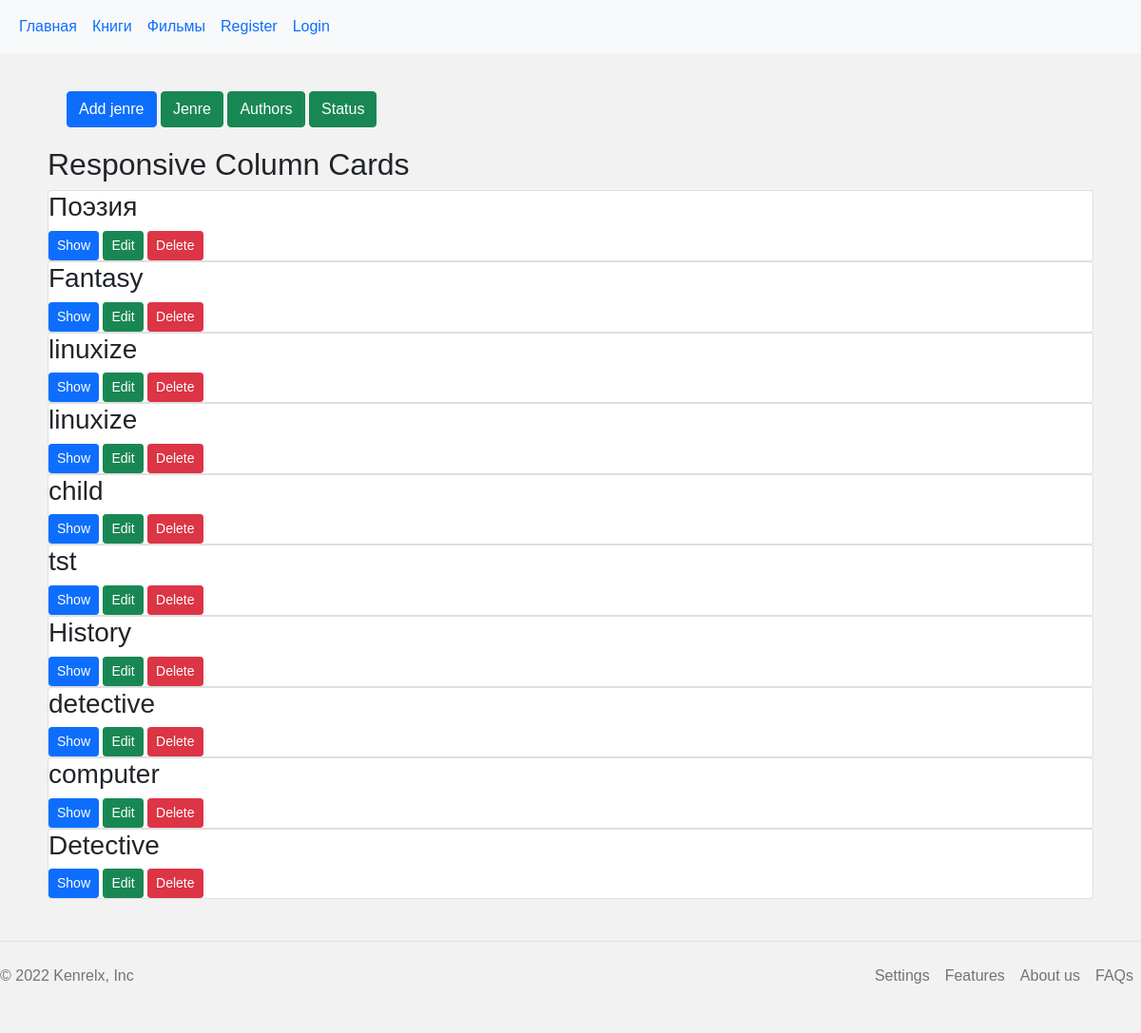
Page /jenre on the committed database.
### tables this page shows
CREATE TABLE jenre (
    id INTEGER PRIMARY KEY AUTOINCREMENT,
    name TEXT NOT NULL
);

### library/book.py (the view)
@bp.route('/jenre') # Функция страницы жанры
def jenre():
    db = get_db()
    jenres = db.execute(
        'SELECT * '
        ' FROM jenre'
    ).fetchall()
    print(jenres)
    return render_template('book/jenre.html', jenres=jenres, title = 'Jenres',menus=menus)

### library/auth.py (called while the page is built)
@bp.before_app_request
def load_logged_in_user():
    user_id = session.get('user_id')
    if user_id is None:
        g.user = None
    else:
        g.user = get_db().execute(
            'SELECT * FROM users WHERE id = ?', (user_id,)
        ).fetchone()

### library/db.py (called while the page is built)
def get_db():
    if 'db' not in g:
        g.db = sqlite3.connect(
            current_app.config['DATABASE'],
            detect_types=sqlite3.PARSE_DECLTYPES
        )
        g.db.row_factory = sqlite3.Row
    return g.db

### library/templates/book/jenre.html (shortened to what this page needs)
{% extends 'base.html' %}
{% block style %} <link rel="stylesheet" href="/static/css/add_book.css"> {% endblock %}
{% block content %}
<div class="container">
    <div class="container" >
        <a href="/add_jenre"> <button  type="button" class="btn btn-primary">Add jenre</button></a>
        <a href="/jenre"> <button type="button" class="btn btn-primary btn-success" >Jenre</button></a>
        <a href="/authors"> <button type="button" class="btn btn-primary btn-success ">Authors</button></a>
        <a href="/status"> <button type="button" class="btn btn-primary btn-success ">Status</button></a>
</div>
<h2>Responsive Column Cards</h2>
<div class="row">
  <div class="column">
    {% for jenre in jenres %}
    <div class="card">
      <h3>{{ jenre['name'] }}</h3>
      <div>
      <a class="btn btn-primary btn-sm btn-books "  href="#" role="button">Show</a>
      <a class="   btn btn-primary btn-sm btn-success btn-books "   href="#" role="button">Edit</a>
      <a class="  btn btn-primary btn-sm btn-danger btn-books "  href="#" role="button">Delete</a>
      </div>
    </div>
    {%  endfor %}
  </div>
</div>
</div>
{% endblock %}

### library/static/css/style.css (style rules this page uses)
body { background-color: #f2f2f2; }

### library/static/css/add_book.css (style rules this page uses)
body { font-family: Arial, Helvetica, sans-serif; }
* { box-sizing: border-box; }
.container { border-radius: 5px; background-color: #f2f2f2; padding: 20px; }

### rows in the picture
jenre: name "Поэзия"
jenre: name "Fantasy"
jenre: name "linuxize"
jenre: name "linuxize"
jenre: name "child"
jenre: name "tst"
jenre: name "History"
jenre: name "detective"
jenre: name "computer"
jenre: name "Detective"

### other values in the picture
{{ menu['name'] }} "Главная" "Книги" "Фильмы"
